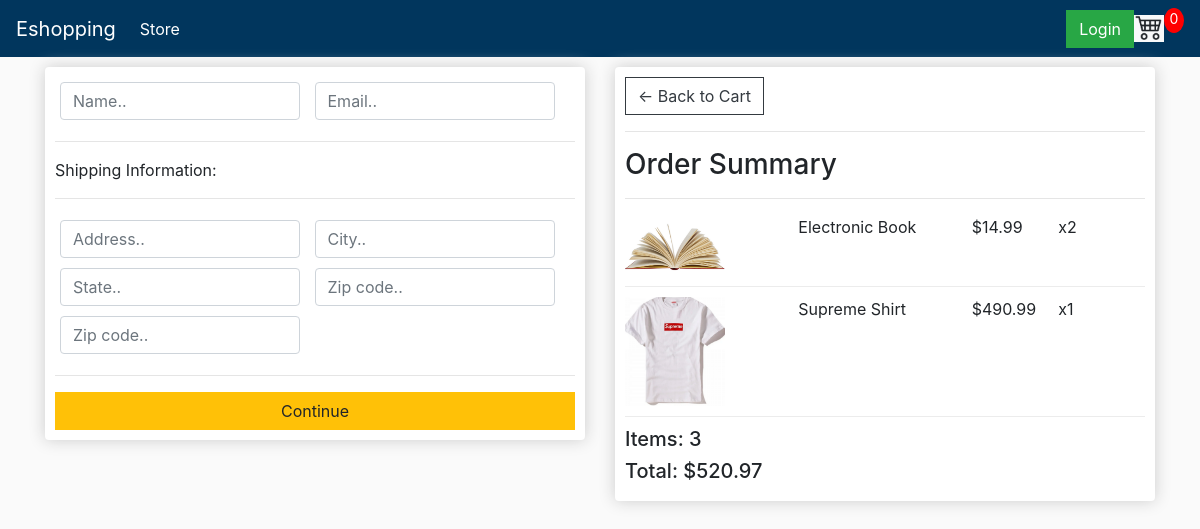
Screenshot of /checkout/ (signed in) with the database file from the repository.
### eshop/models.py (models this page shows, shortened)
class OrderItem(models.Model):
    product = models.ForeignKey(Product, on_delete=models.SET_NULL, null=True, blank=True)
    order = models.ForeignKey(Order, on_delete=models.SET_NULL, null=True, blank=True)
    quantity = models.IntegerField(default=0, null=True, blank=True)
    date_added = models.DateTimeField(auto_now_add=True)
    @property
    def get_total(self):
        total = self.product.price * self.quantity
        return total

class Product(models.Model):
    name = models.CharField(max_length=200, null=True)
    price = models.FloatField()
    digital = models.BooleanField(default=False, null=True, blank=False)
    image = models.ImageField(null=True, blank=True)
    @property
    def imageURL(self):
        try:
            url = self.image.url
        except:
            url = ''
        return url

class Order(models.Model):
    customer = models.ForeignKey(Customer, on_delete=models.SET_NULL, null=True, blank=True)
    date_orderd = models.DateTimeField(auto_now_add=True)
    complete = models.BooleanField(default=False, null=True, blank=False)
    transaction_id = models.CharField(max_length=200, null=True)
    @property
    def get_cart_total(self):
        orderitems = self.orderitem_set.all()
        total = sum([item.get_total for item in orderitems])
        return total
    @property
    def get_cart_items(self):
        orderitems = self.orderitem_set.all()
        total = sum([item.quantity for item in orderitems])
        return total

### eshop/views.py (the view)
# urls.py: path('checkout/', views.checkout, name="checkout"),
def checkout(request):
    if request.user.is_authenticated:
        customer = request.user.customer
        order, created = Order.objects.get_or_create(customer=customer, complete=False)
        items = order.orderitem_set.all()
    else:
        items = []
        order = {'get_cart_total':0, 'get_cart_items':0}
    contex = {'items':items, 'order':order}
    return render(request, 'checkout.html', contex)

### eshop/templates/checkout.html (shortened to what this page needs)
{% extends 'main.html' %}
{% load static%}
{% block content %}
<div class="row">
    <div class="col-lg-6">
        <div class="box-element" id="form-wrapper">
            <form id="form">
                <div id="user-info">
                    <div class="form-field">
                        <input required class="form-control" type="text" name="name" placeholder="Name..">
                    </div>
                    <div class="form-field">
                        <input required class="form-control" type="email" name="email" placeholder="Email..">
                    </div>
                </div>
                <div id="shipping-info">
                    <hr>
						<p>Shipping Information:</p>
						<hr>
						<div class="form-field">
							<input class="form-control" type="text" name="address" placeholder="Address..">
						</div>
						<div class="form-field">
							<input class="form-control" type="text" name="city" placeholder="City..">
						</div>
						<div class="form-field">
							<input class="form-control" type="text" name="state" placeholder="State..">
						</div>
						<div class="form-field">
							<input class="form-control" type="text" name="zipcode" placeholder="Zip code..">
						</div>
						<div class="form-field">
							<input class="form-control" type="text" name="country" placeholder="Zip code..">
						</div>
                </div>
                <hr>
                <input id="form-button" class="btn btn-warning btn-block" type="submit" value="Continue">
            </form>
        </div>
        <br>
    </div>
    <div class="col-lg-6">
        <div class="box-element">
            <a  class="btn btn-outline-dark" href="{% url 'cart' %}">&#x2190; Back to Cart</a>
				<hr>
				<h3>Order Summary</h3>
                <hr>
                {% for item in items %}
				<div class="cart-row">
					<div style="flex:2"><img class="row-image" src="{{item.product.imageURL}}"></div>
					<div style="flex:2"><p>{{item.product.name}}</p></div>
					<div style="flex:1"><p>${{item.product.price}}</p></div>
					<div style="flex:1"><p>x{{item.quantity}}</p></div>
                </div>
                {% endfor %}
				<h5>Items: {{order.get_cart_items}}</h5>
				<h5>Total: ${{order.get_cart_total|floatformat:2}}</h5>
        </div>
    </div>
</div>
{% endblock content %}

### static/css/main.css (style rules this page uses)
body { background-color: hsl(0, 0%, 98%); }
h1,h2,h3,h4,h5,h6 { color:#090a0a(0, 0%, 30%); }
.box-element { box-shadow:hsl(0, 0%, 80%) 0 0 16px; background-color: #fff; border-radius: 4px; padding: 10px; }
.col-lg-4, .col-lg-6, .col-lg-8, .col-lg-12 { margin-top: 10px; }
.btn { border-radius: 0; }
.row-image { width: 100px; }
.form-field { width:250px; display: inline-block; padding: 5px; }
.cart-row { display: flex; align-items: flex-stretch; padding-bottom: 10px; margin-bottom: 10px; border-bottom: 1px solid #ececec; }

### rows the page displays
OrderItem: product.imageURL (picture), product.name "Electronic Book", product.price "14.99", quantity "2"
OrderItem: product.imageURL (picture), product.name "Supreme Shirt", product.price "490.99", quantity "1"
Order: get_cart_items "3", get_cart_total "520.97"
